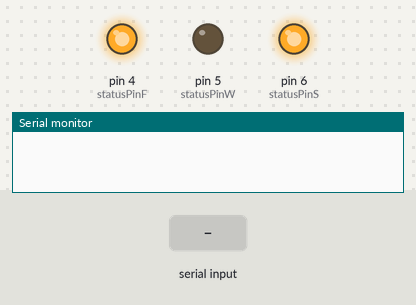
This sketch was run on a simulated Arduino Uno, built with avr-gcc and run on an emulated ATmega328P. Shown: output pins drawn as LEDs (lit = HIGH), the last lines printed to the serial monitor. The inputs (shaded band) are chosen by the test bench.

Above: at 1.2 s.
1.3 s: "i" received over Serial
At 2.3 s:
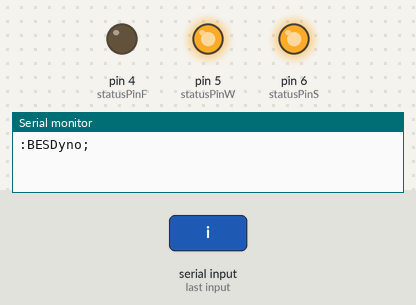
Timing chart, 0 to 4.3 s (numbered marks = the images above; inputs shaded):
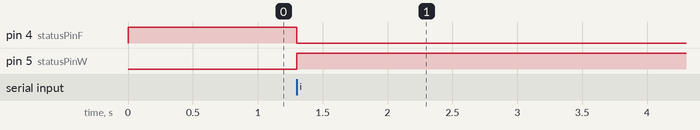

The sketch:

Communication_debug.ino
```cpp
int statusPinF = 4;
int statusPinW = 5;
int statusPinS = 6;

void serialEvent();

void setStatusFine() {
  digitalWrite(statusPinF, LOW);
  digitalWrite(statusPinW, HIGH);
  digitalWrite(statusPinS, HIGH);
}

void setStatusWarning() {
  digitalWrite(statusPinF, HIGH);
  digitalWrite(statusPinW, LOW);
  digitalWrite(statusPinS, HIGH);
}

void setStatusSevere() {
  digitalWrite(statusPinF, HIGH);
  digitalWrite(statusPinW, HIGH);
  digitalWrite(statusPinS, LOW);
}

void setStatusMaxProblem() {
  digitalWrite(statusPinF, HIGH);
  digitalWrite(statusPinW, LOW);
  digitalWrite(statusPinS, LOW);
}


void setup() {
  Serial.begin(57600, SERIAL_8N1);

  pinMode(statusPinF, OUTPUT);
  pinMode(statusPinW, OUTPUT);
  pinMode(statusPinS, OUTPUT);

  setStatusWarning();
}

void loop() {
}

//ISR
void serialEvent() {
  while(Serial.available()) {
    char req = Serial.read();
    if(req == 'i') {
      setStatusFine();
      Serial.println(":BESDyno;");
      Serial.flush();
    }
  }
}
```

Measured:
- after the input at 1.3 s, pin 4 (statusPinF): HIGH → LOW at once; pin 5 (statusPinW): LOW → HIGH at once
